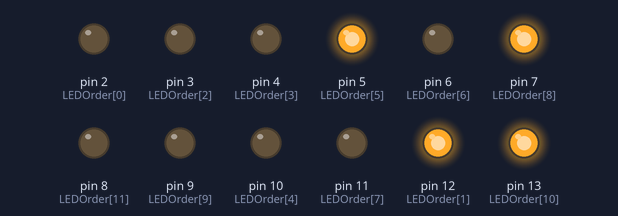
The sketch below on a simulated Arduino Uno, built with avr-gcc and run on an emulated ATmega328P. Parts: output pins drawn as LEDs (lit = HIGH).

Above: at 7.9 s.
At 10.9 s:
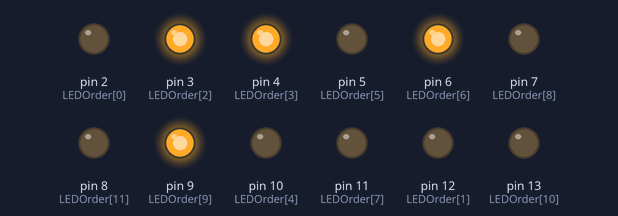
At 13.9 s:
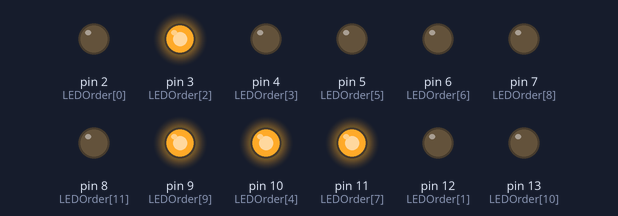
At 16.9 s:
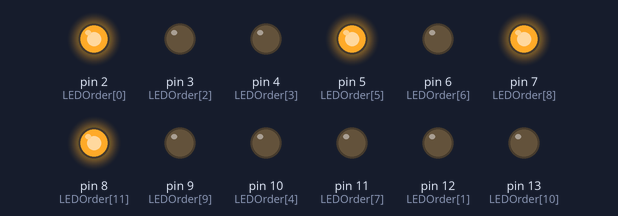
Timing chart, 0 to 23.0 s (numbered marks = the images above):
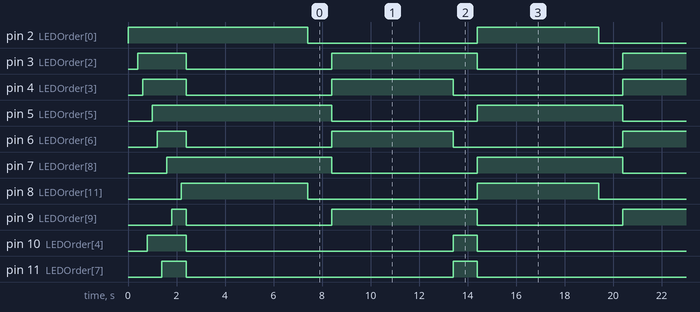

Measured:
- by itself, pin 2 (LEDOrder[0]), pin 8 (LEDOrder[11]): alternates HIGH for 5.0 s and LOW for 7.0 s
- by itself, pin 3 (LEDOrder[2]), pin 5 (LEDOrder[5]), pin 7 (LEDOrder[8]), pin 9 (LEDOrder[9]): alternates HIGH for 6.0 s and LOW for 6.0 s
- by itself, pin 4 (LEDOrder[3]), pin 6 (LEDOrder[6]): repeats every 12.0 s: HIGH 5.0 s, LOW 7.0 s
- by itself, pin 10 (LEDOrder[4]), pin 11 (LEDOrder[7]): alternates HIGH for 1.0 s and LOW for 11.0 s
- by itself, pin 12 (LEDOrder[1]), pin 13 (LEDOrder[10]): repeats every 12.0 s: HIGH 1.0 s, LOW 11.0 s

The sketch:

Lab1.ino
```cpp
/*
 * Lab1
 * Author: Jameson Connor Harrington
 * Date: 2/9/22
 *
 */
// variables for switching and trailing effect
int BASE = 2;
int NUM = 12;
bool switcher = false;

void setup() {
  //order for trailing
  int LEDOrder[NUM] = {2,12,3,4,10,5,6,11,7,9,13,8};
  for (int i = BASE; i < BASE + NUM; i ++){
    pinMode(i, OUTPUT);      //set port ‘i’ as an output port
  }

  for (int i = 0; i < NUM; i ++){
    digitalWrite(LEDOrder[i], HIGH);    // Turn ON the I/O board LED
    delay(200);
  }
  for (int i = 0; i <  NUM; i ++){
    digitalWrite(LEDOrder[i], LOW);      // Turn OFF the I/O board LED
  }
  //Starting lights
  digitalWrite(2, HIGH);
  digitalWrite(8, HIGH);
  digitalWrite(5, HIGH);
  digitalWrite(7, HIGH);
  delay(5000);
}

void loop() {
  if (switcher){
    //East-West Yellow and East-West red off
    digitalWrite(4, LOW);
    digitalWrite(6, LOW);
    digitalWrite(10, HIGH);
    digitalWrite(11, HIGH);
    //wait 1 second before yellow off
    delay(1000);
    digitalWrite(10, LOW);
    digitalWrite(11, LOW);
    //East and West Red
    digitalWrite(5, HIGH);
    digitalWrite(7, HIGH);

    //North and South Green
    digitalWrite(2, HIGH);
    digitalWrite(8, HIGH);
    digitalWrite(3, LOW);
    digitalWrite(9, LOW);
  }
  else {
    //North and South Yellow then Red
    digitalWrite(2, LOW);
    digitalWrite(8, LOW);
    digitalWrite(12, HIGH);
    digitalWrite(13, HIGH);
    delay(1000);
    digitalWrite(12, LOW);
    digitalWrite(13, LOW);
    //North-South Red
    digitalWrite(3, HIGH);
    digitalWrite(9, HIGH);
    //East and West Green
    digitalWrite(4, HIGH);
    digitalWrite(6, HIGH);
    digitalWrite(5, LOW);
    digitalWrite(7, LOW);
  }
  //wait 5 seconds
  delay(5000);
  //switch direction
  switcher = (!switcher);

}
```
